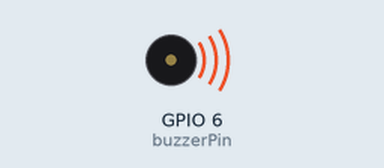
The sketch below on a simulated ESP32-S3. Parts: buzzer (waves = sounding).

Above: at 0.1 s.
At 6.7 s:
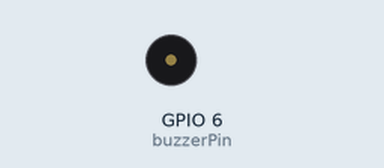
Timing chart, 0 to 8.2 s (numbered marks = the images above):
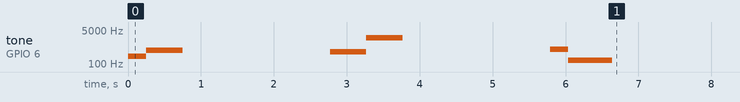

The sketch:

buzzer_test.ino
```cpp
int buzzerPin = 6; // GPIO4, D4
const int resolution = 8;
const int freq = 5000;
const int buzzerChannel = 4;

void setup() {
  // sets the pins as outputs:
  pinMode(buzzerPin, OUTPUT);

  ledcSetup(buzzerChannel, freq, resolution);
  ledcAttachPin(buzzerPin, buzzerChannel);

   sound_on();
  delay(2000);

  sound_ready();
  delay(2000);

  sound_error();
  delay(2000);
}


void sound_on(){
  // Do not use tone as it interferes with ledc and the motor control
  ledcWriteTone(buzzerChannel, 247);
  delay(250);
  ledcWriteTone(buzzerChannel, 494);
  delay(500);
  ledcWriteTone(buzzerChannel, 0);
  delay(20);
}

void sound_ready(){
  ledcWriteTone(buzzerChannel, 400);
  delay(250);
  ledcWriteTone(buzzerChannel, 400);
  delay(250);
  ledcWriteTone(buzzerChannel, 2000);
  delay(500);
  ledcWriteTone(buzzerChannel, 0);
  delay(20);
  }

void sound_error(){
  ledcWriteTone(buzzerChannel, 550);
  delay(250);
  ledcWriteTone(buzzerChannel, 150);
  delay(600);
  ledcWriteTone(buzzerChannel, 0);
  delay(20);
}

void loop(){


}
```
